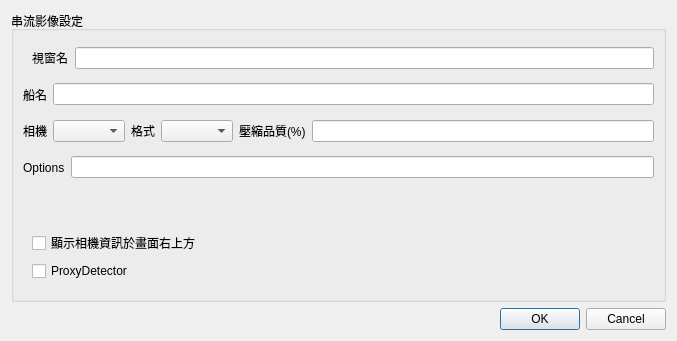
<?xml version="1.0" encoding="UTF-8"?>
<ui version="4.0">
 <class>VideoSettingsDialog</class>
 <widget class="QDialog" name="VideoSettingsDialog">
  <property name="geometry">
   <rect>
    <x>0</x>
    <y>0</y>
    <width>677</width>
    <height>341</height>
   </rect>
  </property>
  <property name="windowTitle">
   <string>Dialog</string>
  </property>
  <layout class="QVBoxLayout" name="verticalLayout_3">
   <item>
    <widget class="QGroupBox" name="groupBox">
     <property name="title">
      <string>串流影像設定</string>
     </property>
     <layout class="QVBoxLayout" name="verticalLayout">
      <property name="spacing">
       <number>0</number>
      </property>
      <item>
       <widget class="QWidget" name="widget_8" native="true">
        <layout class="QHBoxLayout" name="horizontalLayout_7">
         <property name="spacing">
          <number>7</number>
         </property>
         <property name="topMargin">
          <number>2</number>
         </property>
         <property name="rightMargin">
          <number>0</number>
         </property>
         <property name="bottomMargin">
          <number>2</number>
         </property>
         <item>
          <widget class="QLabel" name="label_4">
           <property name="text">
            <string>視窗名</string>
           </property>
          </widget>
         </item>
         <item>
          <widget class="QLineEdit" name="titleLineEdit"/>
         </item>
        </layout>
       </widget>
      </item>
      <item>
       <widget class="QWidget" name="widget_5" native="true">
        <layout class="QHBoxLayout" name="horizontalLayout_5">
         <property name="leftMargin">
          <number>0</number>
         </property>
         <property name="topMargin">
          <number>2</number>
         </property>
         <property name="rightMargin">
          <number>0</number>
         </property>
         <property name="bottomMargin">
          <number>2</number>
         </property>
         <item>
          <widget class="QLabel" name="label_8">
           <property name="text">
            <string>船名</string>
           </property>
          </widget>
         </item>
         <item>
          <widget class="QLineEdit" name="boat_name_edit"/>
         </item>
        </layout>
       </widget>
      </item>
      <item>
       <widget class="QWidget" name="widget_3" native="true">
        <layout class="QHBoxLayout" name="horizontalLayout_3">
         <property name="leftMargin">
          <number>0</number>
         </property>
         <property name="topMargin">
          <number>2</number>
         </property>
         <property name="rightMargin">
          <number>0</number>
         </property>
         <property name="bottomMargin">
          <number>2</number>
         </property>
         <item>
          <widget class="QLabel" name="label">
           <property name="text">
            <string>相機</string>
           </property>
          </widget>
         </item>
         <item>
          <widget class="QComboBox" name="videonoComboBox"/>
         </item>
         <item>
          <widget class="QLabel" name="label_6">
           <property name="text">
            <string>格式</string>
           </property>
          </widget>
         </item>
         <item>
          <widget class="QComboBox" name="formatComboBox"/>
         </item>
         <item>
          <widget class="QLabel" name="label_5">
           <property name="text">
            <string>壓縮品質(%)</string>
           </property>
          </widget>
         </item>
         <item>
          <widget class="QLineEdit" name="qualityEdit"/>
         </item>
        </layout>
       </widget>
      </item>
      <item>
       <widget class="QWidget" name="widget_2" native="true">
        <layout class="QHBoxLayout" name="horizontalLayout_2">
         <property name="leftMargin">
          <number>0</number>
         </property>
         <property name="topMargin">
          <number>0</number>
         </property>
         <property name="rightMargin">
          <number>0</number>
         </property>
         <property name="bottomMargin">
          <number>0</number>
         </property>
         <item>
          <widget class="QLabel" name="label_3">
           <property name="text">
            <string>Options</string>
           </property>
          </widget>
         </item>
         <item>
          <widget class="QLineEdit" name="optionEdit"/>
         </item>
        </layout>
       </widget>
      </item>
      <item>
       <widget class="QWidget" name="widget_4" native="true">
        <layout class="QHBoxLayout" name="horizontalLayout_4">
         <property name="leftMargin">
          <number>0</number>
         </property>
         <property name="topMargin">
          <number>0</number>
         </property>
         <property name="rightMargin">
          <number>0</number>
         </property>
         <property name="bottomMargin">
          <number>0</number>
         </property>
        </layout>
       </widget>
      </item>
      <item>
       <widget class="QWidget" name="widget_6" native="true">
        <layout class="QVBoxLayout" name="verticalLayout_2">
         <item>
          <widget class="QCheckBox" name="videoinfoCheckBox">
           <property name="text">
            <string>顯示相機資訊於畫面右上方</string>
           </property>
          </widget>
         </item>
         <item>
          <widget class="QCheckBox" name="ProxyCheckBox">
           <property name="text">
            <string>ProxyDetector</string>
           </property>
          </widget>
         </item>
        </layout>
       </widget>
      </item>
     </layout>
    </widget>
   </item>
   <item>
    <widget class="QDialogButtonBox" name="buttonBox">
     <property name="orientation">
      <enum>Qt::Horizontal</enum>
     </property>
     <property name="standardButtons">
      <set>QDialogButtonBox::Cancel|QDialogButtonBox::Ok</set>
     </property>
    </widget>
   </item>
  </layout>
 </widget>
 <resources/>
 <connections>
  <connection>
   <sender>buttonBox</sender>
   <signal>accepted()</signal>
   <receiver>VideoSettingsDialog</receiver>
   <slot>accept()</slot>
   <hints>
    <hint type="sourcelabel">
     <x>248</x>
     <y>254</y>
    </hint>
    <hint type="destinationlabel">
     <x>157</x>
     <y>274</y>
    </hint>
   </hints>
  </connection>
  <connection>
   <sender>buttonBox</sender>
   <signal>rejected()</signal>
   <receiver>VideoSettingsDialog</receiver>
   <slot>reject()</slot>
   <hints>
    <hint type="sourcelabel">
     <x>316</x>
     <y>260</y>
    </hint>
    <hint type="destinationlabel">
     <x>286</x>
     <y>274</y>
    </hint>
   </hints>
  </connection>
 </connections>
</ui>
